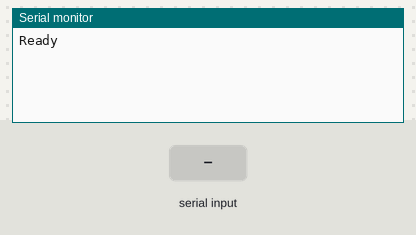
A sketch run on a simulated Arduino Uno, built with avr-gcc and run on an emulated ATmega328P. On the bench: the last lines printed to the serial monitor. Inputs (shaded band) come from the test bench.

Above: at 1.2 s.
1.3 s: "1" received over Serial
At 3.0 s:
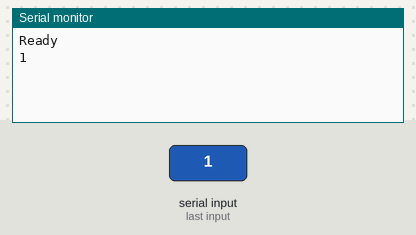
3.8 s: "0" received over Serial
At 5.2 s:
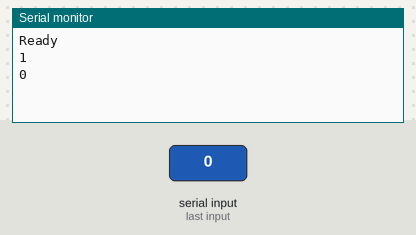
5.3 s: "2" received over Serial
At 7.3 s:
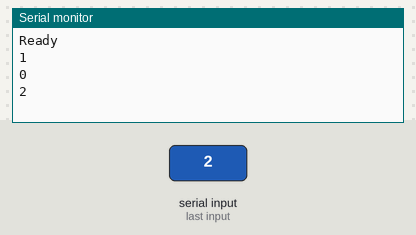

Measured:
- after the input at 1.3 s, the serial monitor: prints a new line after 1.1 s (image 1)
- after the input at 3.8 s, the serial monitor: prints a new line after 1.1 s (image 2)
- after the input at 5.3 s, the serial monitor: prints a new line after 1.1 s (image 3)

The sketch:

pyserial_example_2.ino
```cpp
void setup() {
Serial.begin(9600); // set the baud rate
Serial.println("Ready"); // print "Ready" once
}
void loop() {
if(Serial.available()){ // only send data back if data has been sent
String str = Serial.readString(); // read the incoming data
Serial.println(str); // send the data back in a new line so that it is not all one long line
}
delay(100); // delay for 1/10 of a second
}
```
